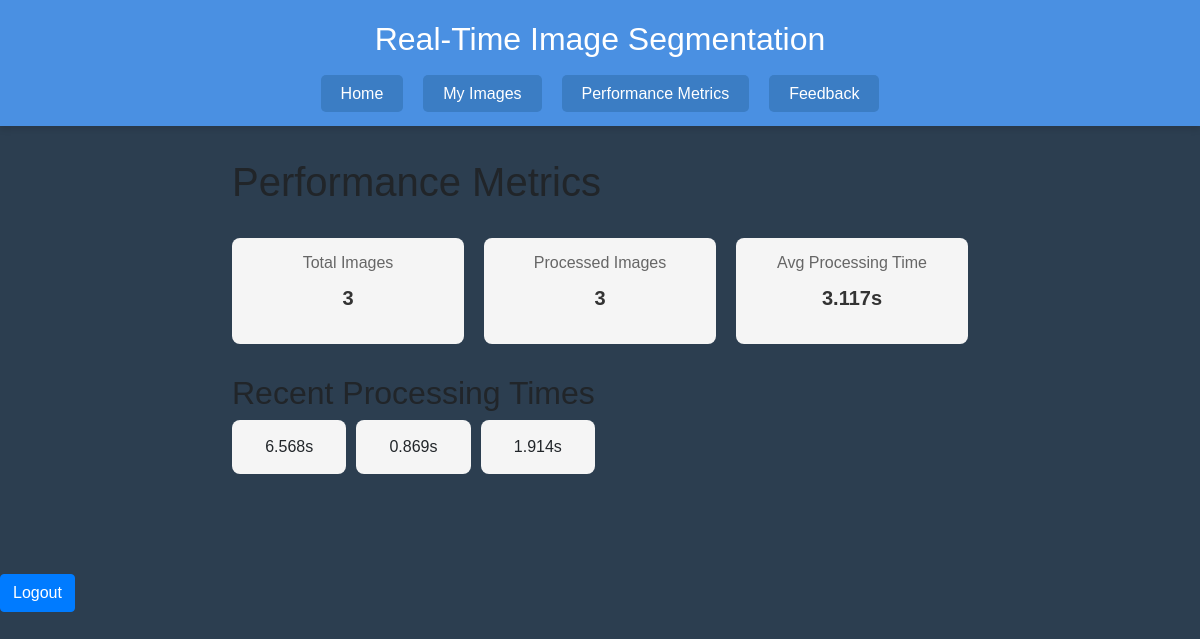
/performance-metrics (signed in), run on an earlier commit of the app's database.
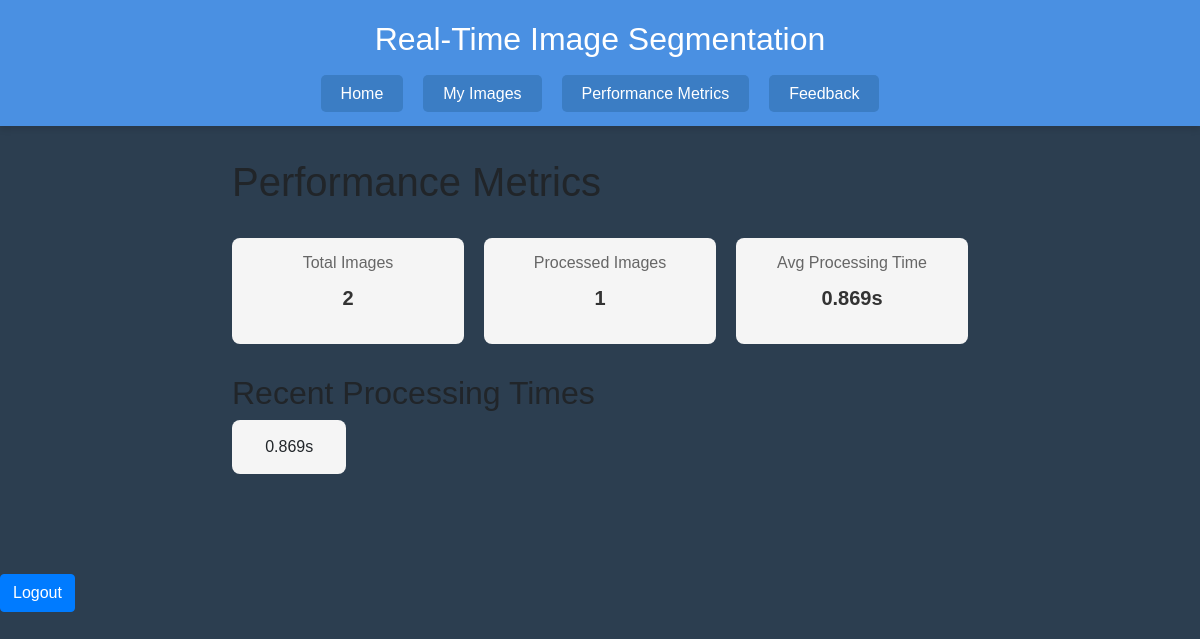
And on a later commit of the database.
### segmentation/models.py (models this page shows, shortened)
class ImagePair(models.Model):
    user = models.ForeignKey(User, on_delete=models.CASCADE)
    original_image = models.ImageField(upload_to='original_images/')
    segmented_image = models.ImageField(upload_to='segmented_images/', null=True, blank=True)
    accuracy = models.FloatField(default=0.0)  # Set a default value here
    processing_time = models.FloatField(null=True, blank=True)
    created_at = models.DateTimeField(auto_now_add=True)

### segmentation/views.py (the view)
# urls.py: path('performance-metrics', views.performance_metrics, name='performance_metrics'),
@login_required(login_url='login')
def performance_metrics(request):
    user_images = ImagePair.objects.filter(user=request.user)
    processed_images = user_images.exclude(processing_time=None).order_by('-created_at')[:3]
    avg_processing_time = processed_images.aggregate(Avg('processing_time'))['processing_time__avg']
    avg_accuracy = processed_images.aggregate(Avg('accuracy'))['accuracy__avg']
    context = {
        'processed_images': processed_images,
        'avg_processing_time': round(avg_processing_time, 3) if avg_processing_time else None,
        'avg_accuracy': round(avg_accuracy, 1) if avg_accuracy else None,
        'total_images': user_images.count(),
        'images_with_metrics': processed_images.count(),
    }
    return render(request, 'segmentation/performance.html', context)

### segmentation/templates/segmentation/performance.html (shortened to what this page needs)
{% extends 'segmentation/base.html' %}
{% block content %}
<div class="container">
    <h1 class="performance-title">Performance Metrics</h1>
    <br>
    {% if images_with_metrics >= 1 %}
        <div class="metrics-container">
            <div class="metrics-summary">
                <div class="metric-box">
                    <h3>Total Images</h3>
                    <p>{{ total_images }}</p>
                </div>
                <div class="metric-box">
                    <h3>Processed Images</h3>
                    <p>{{ images_with_metrics }}</p>
                </div>
                {% if avg_processing_time is not None %}
                <div class="metric-box">
                    <h3>Avg Processing Time</h3>
                    <p>{{ avg_processing_time }}s</p>
                </div>
                {% endif %}
            </div>
            <h2 class="metric-heading">Recent Processing Times</h2>
            <div class="metrics-grid">
                {% for image in processed_images|slice:":5" %}
                <div class="metric-box">{{ image.processing_time|floatformat:3 }}s</div>
                {% endfor %}
            </div>
        </div>
    {% else %}
        <p class="no-metrics">No performance metrics available yet. Upload some images to see metrics!</p>
    {% endif %}
</div>
{% endblock %}

What changed in the data, as far as the page shows it:
removed ImagePair: processing_time "6.568"
removed ImagePair: processing_time "1.914"
Also different on the page:
{{ total_images }}: "3" → "2"
{{ images_with_metrics }}: "3" → "1"
{{ avg_processing_time }}: "3.117" → "0.869"
